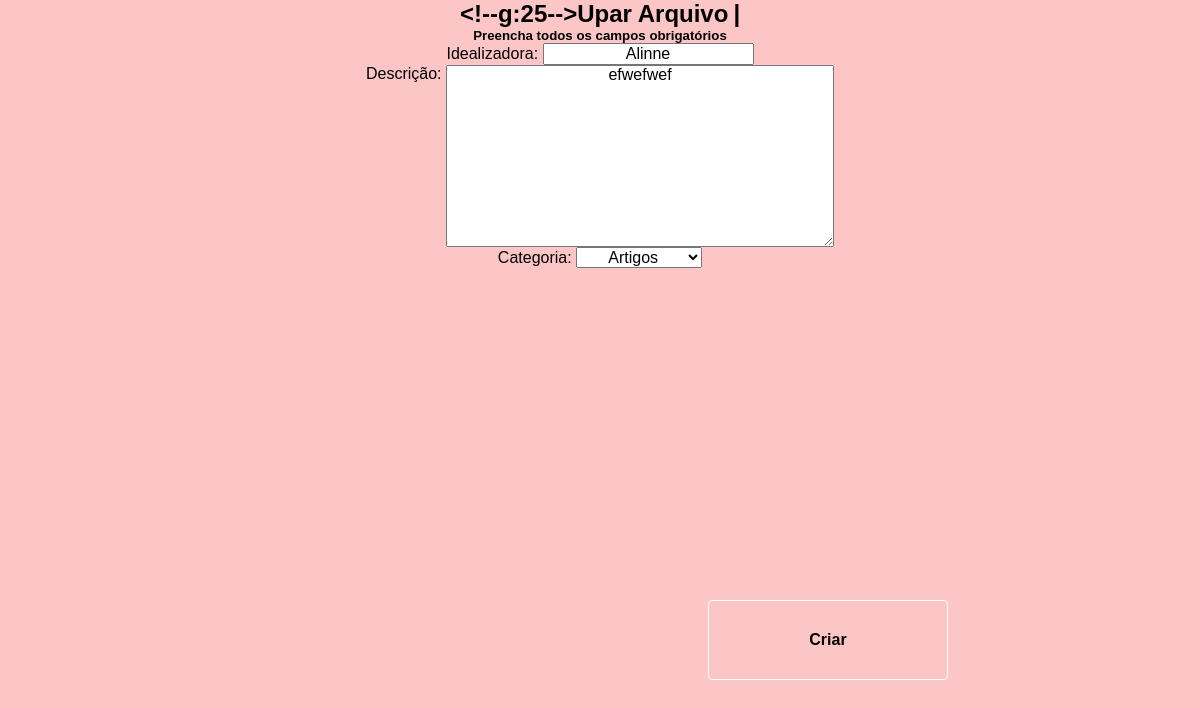
The page /editar/arquivo/1 on the database its author committed.
### materiais/models.py (models this page shows, shortened)
class Arquivo(models.Model):
    idealizadora = models.CharField(max_length=50)
    descricao = models.TextField(verbose_name="Descrição")
    created_at = models.DateTimeField(auto_now_add=True)
    arquivo = models.FileField(upload_to='pdf/')
    categoria = models.ForeignKey(Categoria, on_delete=models.PROTECT)

### materiais/views.py (the view)
# urls.py: path('editar/arquivo/<int:pk>', ArquivoUpdate.as_view(), name='editar-arquivo'),
class ArquivoUpdate(UpdateView):
    model = Arquivo
    fields = ['idealizadora', 'descricao', 'categoria']
    template_name = 'materiais/form-arquivo.html'
    success_url = reverse_lazy('inicio')

### materiais/models.py (called while the page is built)
    def __str__(self):
        return self.nome

### materiais/templates/materiais/form-arquivo.html (shortened to what this page needs)
{% extends 'paginas/base.html' %}
{% load static %}
    {% block conteudo %}
    <h2>Upar Arquivo</h2>
    <h5>Preencha todos os campos obrigatórios</h5>
    <form action="" method="POST">
        {{ form.as_p }}
        <button type="submit">Criar</button>
    </form>
{% endblock %}

### static/css/venus.css (style rules this page uses)
* { margin: 0px; padding: 0px; box-sizing: border-box; text-align: center; }
body { height: 100%; margin: 0px; padding: 0px; text-align: center; width: 100%; overflow-x: hidden; background-repeat: no-repeat; }
h2::after { content: '|'; margin-left: 5px; opacity: 1; animation: pisca .7s infinite; }
button { position: absolute; top: 80%; left: 69%; transform: translate(-50%, -50%); }
button { background: none; color: black; font-weight: 900; width: 240px; height: 80px; border: 1px solid white; font-size: 18px; font-family: 'Ubuntu', sans-serif; border-radius: 4px; transition: .6s; overflow: hidden; }
button:before { content: ''; display: block; position: absolute; background: rgba(255, 255, 255, .5) ; width: 60px; height: 100%; left: 0; top: 0; opacity: .5s; filter: blur(30px); transform: translateX(-130px) skewX(-15deg); }
button:after { content:''; display: block; position: absolute; background: rgba(255, 255, 255, .2); width: 30px; height: 100%; left: 30px; top: 0; opacity: 0; filter: blur(30px); transform: translate(-100px) scaleX(-15deg); }

### rows shown on the page
Arquivo: idealizadora "Alinne", descricao "efwefwef", categoria "Artigos"
